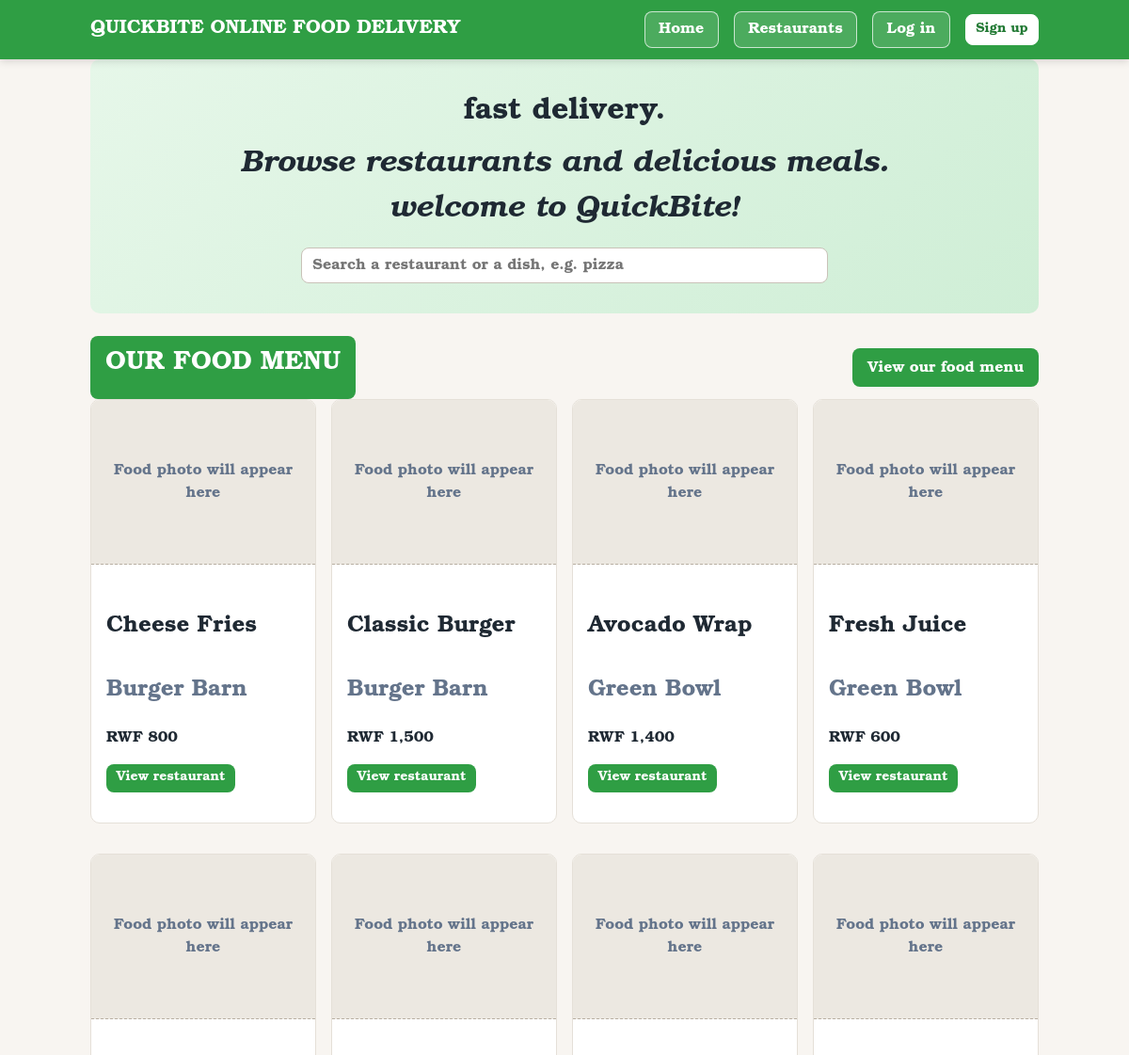
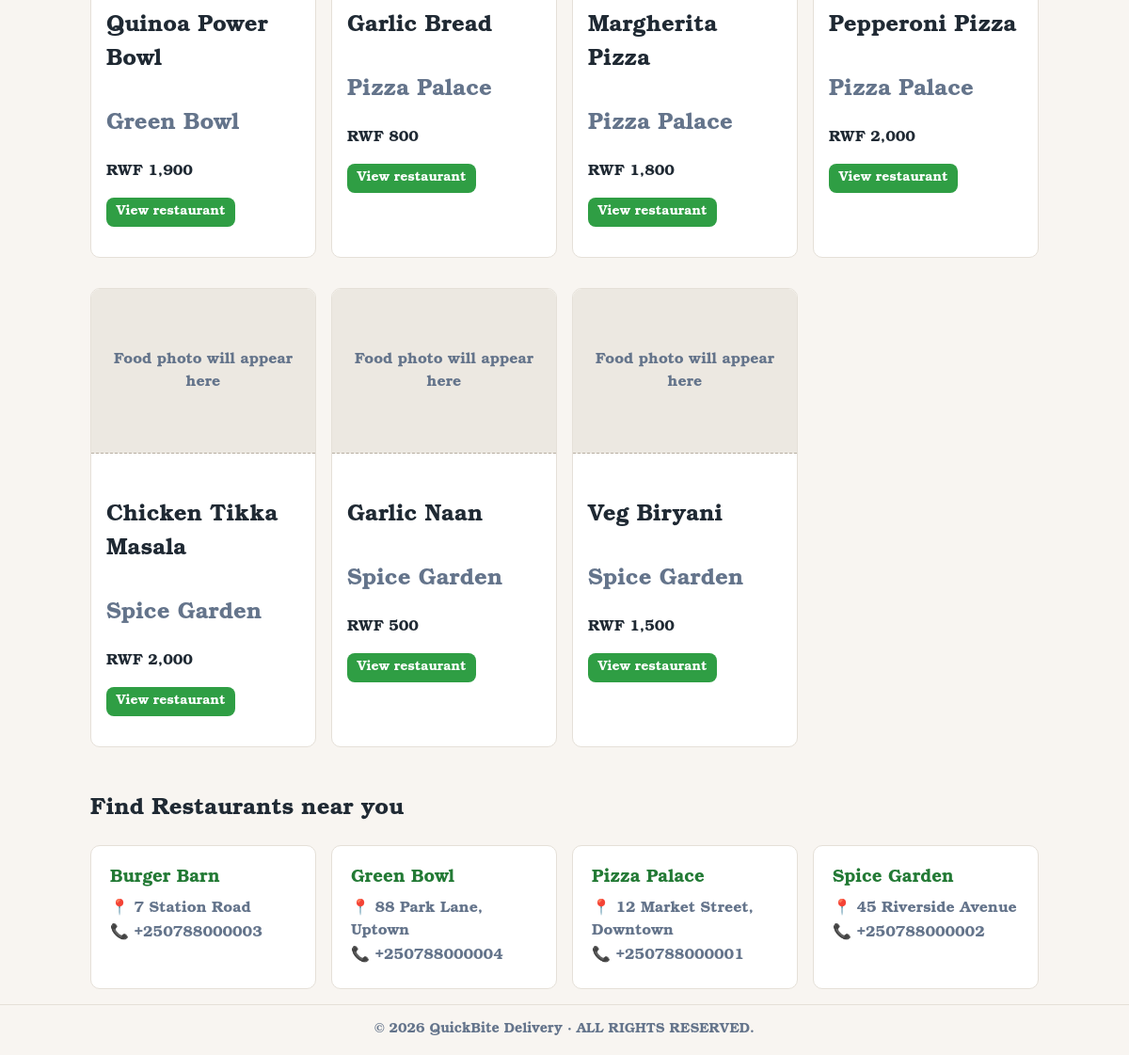
The page / on the database its author committed (2 pictures, top to bottom).
### tables this page shows
CREATE TABLE menu_items (
    item_id INT AUTO_INCREMENT PRIMARY KEY,
    restaurant_id INT NOT NULL,
    name VARCHAR(100) NOT NULL,
    price DECIMAL(10,2) NOT NULL,
    available BOOLEAN DEFAULT TRUE,
    photo VARCHAR(255) NULL,
    CONSTRAINT chk_menu_price CHECK (price >= 0),
    CONSTRAINT fk_menu_restaurant
        FOREIGN KEY (restaurant_id) REFERENCES restaurants(restaurant_id)
        ON DELETE CASCADE
);

CREATE TABLE restaurants (
    restaurant_id INT AUTO_INCREMENT PRIMARY KEY,
    name VARCHAR(100) NOT NULL,
    location VARCHAR(150) NOT NULL,
    phone VARCHAR(20) NOT NULL
);

### core/helpers.php (called while the page is built, shortened)
<?php
function e(?string $value): string
{
    return htmlspecialchars((string)$value, ENT_QUOTES | ENT_SUBSTITUTE, 'UTF-8');
}
function url(string $route = 'home/index', array $params = []): string
{
    return BASE_URL . '/index.php?' . http_build_query(['r' => $route] + $params);
}
function money($amount): string
{
    return CURRENCY . number_format((float)$amount, 0);
}
function view(string $name, array $data = []): void
{
    extract($data, EXTR_SKIP);
    require BASE_PATH . '/views/layout/header.php';
    require BASE_PATH . '/views/' . $name . '.php';
    require BASE_PATH . '/views/layout/footer.php';
}

### controllers/HomeController.php (called while the page is built, shortened)
<?php
final class HomeController
{
    public function index(): void
    {
        view('home/index', [
            'title'       => 'Home',
            'restaurants' => RestaurantModel::all(),
            'menuItems'   => MenuItemModel::allAvailableWithRestaurant(),
        ]);
    }
}

### index.php (called while the page is built, shortened)
<?php
$route = isset($_GET['r']) && is_string($_GET['r']) ? $_GET['r'] : 'home/index';
$parts = explode('/', $route, 2);
$action = $parts[1] ?? 'index';
try {
    (new $class())->$action();
} catch (Throwable $e) {
    error_log($e->getMessage() . ' @ ' . $e->getFile() . ':' . $e->getLine());
    http_response_code(500);
    view('errors/500', [
        'title'  => 'Server error',
        'detail' => APP_DEBUG ? $e->getMessage() : null,
    ]);
}

### core/Auth.php (called while the page is built, shortened)
<?php
final class Auth
{
    public static function user(): ?array
    {
        return $_SESSION['user'] ?? null;
    }
}

### core/Database.php (called while the page is built, shortened)
<?php
final class Database
{
    private static ?PDO $pdo = null;
    public static function pdo(): PDO
    {
        if (self::$pdo === null) {
            $dsn = sprintf('mysql:host=%s;port=%s;dbname=%s;charset=utf8mb4', DB_HOST, DB_PORT, DB_NAME);
            self::$pdo = new PDO($dsn, DB_USER, DB_PASS, [
                PDO::ATTR_ERRMODE            => PDO::ERRMODE_EXCEPTION,
                PDO::ATTR_DEFAULT_FETCH_MODE => PDO::FETCH_ASSOC,
                PDO::ATTR_EMULATE_PREPARES   => false,
            ]);
        }
        return self::$pdo;
    }
    public static function query(string $sql, array $params = []): PDOStatement
    {
        $stmt = self::pdo()->prepare($sql);
        $stmt->execute($params);
        return $stmt;
    }
}

### models/MenuItemModel.php (called while the page is built, shortened)
<?php
final class MenuItemModel
{
    public static function allAvailableWithRestaurant(): array
    {
        return Database::query(
            'SELECT m.*, r.name AS restaurant_name FROM menu_items m JOIN restaurants r ON r.restaurant_id = m.restaurant_id WHERE m.available = 1 ORDER BY r.name, m.name'
        )->fetchAll();
    }
}

### models/RestaurantModel.php (called while the page is built, shortened)
<?php
final class RestaurantModel
{
    public static function all(string $search = ''): array
    {
        if ($search === '') {
            return Database::query('SELECT * FROM restaurants ORDER BY name')->fetchAll();
        }
        $like = '%' . self::escapeLike($search) . '%';
        return Database::query(
            'SELECT * FROM restaurants WHERE name LIKE ? OR location LIKE ? ORDER BY name',
            [$like, $like]
        )->fetchAll();
    }
}

### views/home/index.php (the view, shortened to what this page needs)
<section class="hero">
<h1>fast delivery.</h1>
    <em><h1>Browse restaurants and delicious meals.<br> welcome to QuickBite!</h1></em>
    <div class="search-box">
        <input type="search" id="live-search" placeholder="Search a restaurant or a dish, e.g. pizza" autocomplete="off" maxlength="60">
    </div>
</section>
<div class="menu-section-heading" id="our-food-menu">
    <a class="btn menu-jump-button" href="#food-menu-items"><marquee behavior="blink" direction="left"><h1>OUR FOOD MENU</h1></marquee></a>
    <a class="btn menu-jump-button" href="#food-menu-items">View our food menu</a>
</div>
<div id="food-menu-items">
<?php if (!$menuItems): ?>
    <p class="muted">No food has been added yet. Our menu will appear here when the admin adds dishes.</p>
<?php else: ?>
<div class="food-grid">
    <?php foreach ($menuItems as $food): ?>
        <article class="card food-card">
            <?php if (!empty($food['photo'])): ?>
                <img class="food-photo" src="<?= e(BASE_URL . '/assets/uploads/menu/' . rawurlencode($food['photo'])) ?>" alt="<?= e($food['name']) ?>">
            <?php else: ?>
                <div class="food-photo-placeholder" role="img" aria-label="Food photo placeholder">Food photo will appear here</div>
            <?php endif; ?>
            <div class="food-card-content">
                <h2><?= e($food['name']) ?></h2>
                <h2 class="muted"><?= e($food['restaurant_name']) ?></h2>
                <strong><?= e(money($food['price'])) ?></strong>
                <p><a class="btn btn-small" href="<?= e(url('restaurants/show', ['id' => $food['restaurant_id']])) ?>">View restaurant</a></p>
            </div>
        </article>
    <?php endforeach; ?>
</div>
<?php endif; ?>
</div>
<h2> Find Restaurants near you</h2>
<div class="grid">
    <?php foreach ($restaurants as $r): ?>
        <a class="card tile" href="<?= e(url('restaurants/show', ['id' => $r['restaurant_id']])) ?>">
            <h3><?= e($r['name']) ?></h3>
            <p class="muted">📍 <?= e($r['location']) ?></p>
            <p class="muted">📞 <?= e($r['phone']) ?></p>
        </a>
    <?php endforeach; ?>
</div>

### views/layout/header.php (shortened to what this page needs)
<?php
$currentUser = Auth::user();
?><!DOCTYPE html>
<html lang="en">
<head>
    <link rel="stylesheet" href="<?= e(BASE_URL) ?>/assets/css/style.css">
</head>
<body data-api="<?= e(BASE_URL . '/api.php') ?>" data-show-url="<?= e(url('restaurants/show')) ?>">
<header class="site-header">
    <div class="container nav">
        <a class="brand" href="<?= e(url('home/index')) ?>"> QUICKBITE ONLINE FOOD DELIVERY</a>
        <nav id="nav-links" class="nav-links">
            <a href="<?= e(url('home/index')) ?>">Home</a>
            <a href="<?= e(url('restaurants/index')) ?>">Restaurants</a>
            <?php if ($currentUser): ?>
                <a href="<?= e(url('orders/index')) ?>"><?= $currentUser['role'] === 'customer' ? 'My orders' : 'Orders' ?></a>
                <?php if ($currentUser['role'] === 'admin'): ?>
                    <a href="<?= e(url('users/index')) ?>">Users</a>
                <?php endif; ?>
                <a href="<?= e(url('auth/changePassword')) ?>">Change password</a>
                <span class="nav-user"><?= e($currentUser['username']) ?> <small>(<?= e($currentUser['role']) ?>)</small></span>
                <form method="post" action="<?= e(url('auth/logout')) ?>" class="inline-form">
                    <?= Csrf::field() ?>
                    <button type="submit" class="btn btn-small btn-light">Log out</button>
                </form>
            <?php else: ?>
                <a href="<?= e(url('auth/login')) ?>">Log in</a>
                <a class="btn btn-small btn-light" href="<?= e(url('auth/register')) ?>">Sign up</a>
            <?php endif; ?>
        </nav>
    </div>
</header>
<main class="container">

### views/layout/footer.php (shortened to what this page needs)
</main>
<footer class="site-footer">
    <div class="container">&copy; <?= date('Y') ?> <?= e(APP_NAME) ?> · ALL RIGHTS RESERVED.</div>
</footer>
</body>
</html>

### assets/css/style.css (style rules this page uses)
:root { --brand: #2f9e44; --brand-dark: #237a35; --ink: #1f2933; --muted: #64748b; --bg: #f8f5f1; --card: #ffffff; --line: #e5e0d8; --ok: #2f9e44; --danger: #d9480f; --radius: 10px; }
* { box-sizing: border-box; }
body { margin: 0; font-family: "Bookman Old Style", Bookman, "URW Bookman", "Bookman URW", Georgia, serif; font-weight: 700; color: var(--ink); background: var(--bg); line-height: 1.5; min-height: 100vh; display: flex; flex-direction: column; }
main { flex: 1; padding-top: 1.5rem; padding-bottom: 2rem; }
.container { width: 100%; max-width: 1040px; margin: 0 auto; padding: 0 1rem; }
a { color: var(--brand-dark); }
h1 { margin: 0 0 .5rem; font-size: 1.7rem; }
h2 { margin-top: 2rem; }
.muted { color: var(--muted); }
.site-header { background: var(--brand); color: #fff; position: sticky; top: 0; z-index: 100; box-shadow: 0 2px 8px rgba(0, 0, 0, .15); }
.nav { display: flex; align-items: center; justify-content: space-between; flex-wrap: wrap; gap: .5rem; padding-top: .75rem; padding-bottom: .75rem; }
.brand { color: #fff; text-decoration: none; font-weight: 700; font-size: 1.25rem; }
.nav-links { display: flex; align-items: center; gap: 1rem; flex-wrap: wrap; }
.nav-links a:not(.btn) { color: #fff; text-decoration: none; font-weight: 700; padding: .4rem .9rem; border: 1px solid rgba(255, 255, 255, .7); border-radius: 8px; background: rgba(255, 255, 255, .14); }
.btn { display: inline-block; padding: .55rem 1rem; border: 0; border-radius: 8px; background: var(--brand); color: #fff; font-size: 1rem; font-weight: 600; cursor: pointer; text-decoration: none; text-align: center; }
.btn-light { background: #fff; color: var(--brand-dark); border: 1px solid var(--line); }
.site-header .btn-light { color: var(--brand-dark); border-color: #fff; }
.btn-small { padding: .3rem .65rem; font-size: .88rem; }
.card { background: var(--card); border: 1px solid var(--line); border-radius: var(--radius); padding: 1.25rem; margin-bottom: 1rem; }
.grid { display: grid; grid-template-columns: repeat(auto-fill, minmax(230px, 1fr)); gap: 1rem; }
.tile { text-decoration: none; color: inherit; transition: transform .1s, box-shadow .1s; }
.tile h3 { margin: 0 0 .4rem; color: var(--brand-dark); }
.tile p { margin: .15rem 0; }
.hero { background: linear-gradient(135deg, #e6f7e9, #cfeed6); border-radius: var(--radius); padding: 2rem 1.25rem; text-align: center; margin-bottom: 1rem; }
.hero h1 { font-size: 2rem; }
.search-box { max-width: 560px; margin: 1rem auto 0; }
input, select, textarea, button { font-family: inherit; font-weight: inherit; }
input[type=text], input[type=email], input[type=password], input[type=search], input[type=tel], input[type=number], select { width: 100%; padding: .55rem .7rem; border: 1px solid #c9c2b8; border-radius: 8px; font-size: 1rem; background: #fff; color: var(--ink); }
.site-footer { border-top: 1px solid var(--line); padding: 1rem 0; color: var(--muted); font-size: .9rem; text-align: center; }
.food-grid { display: grid; grid-template-columns: repeat(auto-fill, minmax(220px, 1fr)); gap: 1rem; }
.food-card { padding: 0; overflow: hidden; }
.food-photo, .food-photo-placeholder { display: block; width: 100%; height: 175px; object-fit: cover; }
.food-photo-placeholder { display: flex; align-items: center; justify-content: center; padding: 1rem; color: #64748b; background: #ece8e1; border-bottom: 1px dashed #b8afa2; text-align: center; }
.food-card-content { padding: 1rem; }
.menu-section-heading { display: flex; align-items: center; justify-content: space-between; gap: 1rem; flex-wrap: wrap; margin-top: 1.5rem; }
.menu-jump-button { text-decoration: none; }

### rows shown on the page
menu_items: shows "Food photo will appear here", name "Cheese Fries", restaurant.name "Burger Barn", price "RWF 800"
menu_items: shows "Food photo will appear here", name "Classic Burger", restaurant.name "Burger Barn", price "RWF 1,500"
menu_items: shows "Food photo will appear here", name "Avocado Wrap", restaurant.name "Green Bowl", price "RWF 1,400"
menu_items: shows "Food photo will appear here", name "Fresh Juice", restaurant.name "Green Bowl", price "RWF 600"
menu_items: shows "Food photo will appear here", name "Quinoa Power Bowl", restaurant.name "Green Bowl", price "RWF 1,900"
menu_items: shows "Food photo will appear here", name "Garlic Bread", restaurant.name "Pizza Palace", price "RWF 800"
menu_items: shows "Food photo will appear here", name "Margherita Pizza", restaurant.name "Pizza Palace", price "RWF 1,800"
menu_items: shows "Food photo will appear here", name "Pepperoni Pizza", restaurant.name "Pizza Palace", price "RWF 2,000"
menu_items: shows "Food photo will appear here", name "Chicken Tikka Masala", restaurant.name "Spice Garden", price "RWF 2,000"
menu_items: shows "Food photo will appear here", name "Garlic Naan", restaurant.name "Spice Garden", price "RWF 500"
menu_items: shows "Food photo will appear here", name "Veg Biryani", restaurant.name "Spice Garden", price "RWF 1,500"
restaurants: name "Burger Barn", location "7 Station Road", phone "+250788000003"
restaurants: name "Green Bowl", location "88 Park Lane, Uptown", phone "+250788000004"
restaurants: name "Pizza Palace", location "12 Market Street, Downtown", phone "+250788000001"
restaurants: name "Spice Garden", location "45 Riverside Avenue", phone "+250788000002"

### other values the page prints
APP_NAME "QuickBite Delivery"
